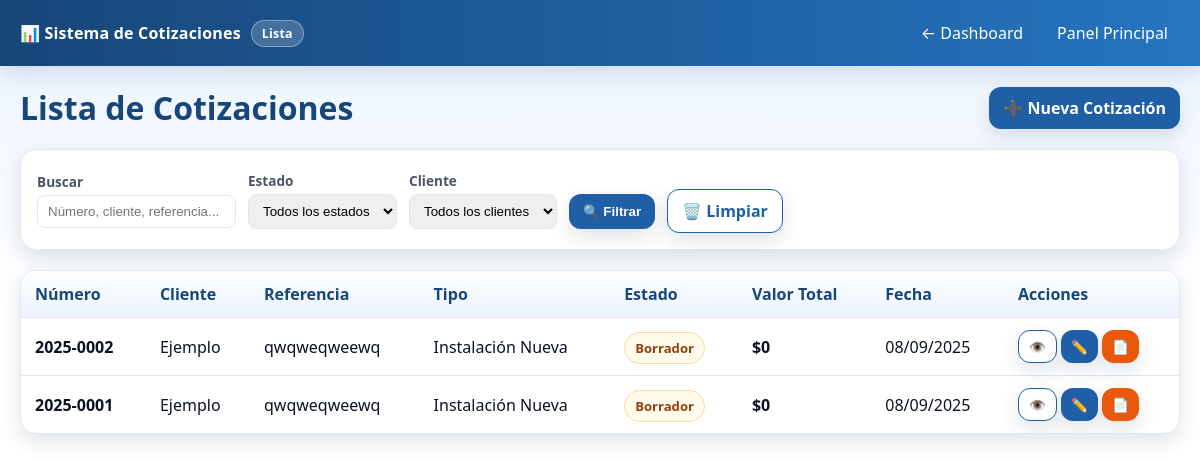
Screenshot of /cotizaciones/lista/ (signed in) with the database file from the repository.
### cotizaciones/models.py (models this page shows, shortened)
class Cotizacion(models.Model):
    ESTADO_CHOICES = [
        ('borrador', 'Borrador'),
        ('enviada', 'Enviada'),
        ('aprobada', 'Aprobada'),
        ('rechazada', 'Rechazada'),
        ('vencida', 'Vencida'),
    ]
    numero = models.CharField(max_length=20, unique=True)
    cliente = models.ForeignKey(Cliente, on_delete=models.CASCADE)
    referencia = models.TextField()
    lugar = models.CharField(max_length=200)
    tipo_trabajo = models.ForeignKey(TipoTrabajo, on_delete=models.CASCADE)
    fecha_creacion = models.DateTimeField(auto_now_add=True)
    fecha_vencimiento = models.DateField(blank=True, null=True)
    estado = models.CharField(max_length=20, choices=ESTADO_CHOICES, default='borrador')
    subtotal_servicios = models.DecimalField(max_digits=12, decimal_places=2, default=0)
    subtotal_materiales = models.DecimalField(max_digits=12, decimal_places=2, default=0)
    subtotal_mano_obra = models.DecimalField(max_digits=12, decimal_places=2, default=0)
    gastos_traslado = models.DecimalField(max_digits=12, decimal_places=2, default=0)
    valor_neto = models.DecimalField(max_digits=12, decimal_places=2, default=0)
    valor_iva = models.DecimalField(max_digits=12, decimal_places=2, default=0)
    valor_total = models.DecimalField(max_digits=12, decimal_places=2, default=0)
    observaciones = models.TextField(blank=True, null=True)
    creado_por = models.ForeignKey(User, on_delete=models.CASCADE)
    class Meta:
        ordering = ['-fecha_creacion']

class Cliente(models.Model):
    nombre = models.CharField(max_length=200)
    atencion = models.CharField(max_length=200, blank=True, null=True)
    rut = models.CharField(max_length=20, blank=True, null=True)
    direccion = models.TextField(blank=True, null=True)
    telefono = models.CharField(max_length=20, blank=True, null=True)
    email = models.EmailField(blank=True, null=True)
    fecha_creacion = models.DateTimeField(auto_now_add=True)
    activo = models.BooleanField(default=True)
    class Meta:
        ordering = ['nombre']

class TipoTrabajo(models.Model):
    nombre = models.CharField(max_length=100)
    descripcion = models.TextField(blank=True, null=True)
    activo = models.BooleanField(default=True)
    class Meta:
        ordering = ['nombre']

### cotizaciones/views.py (the view)
# urls.py: path('lista/', views.lista_cotizaciones, name='lista'),
@login_required
def lista_cotizaciones(request):
    cotizaciones = Cotizacion.objects.select_related('cliente', 'tipo_trabajo').order_by('-fecha_creacion')
    busqueda = request.GET.get('busqueda', '')
    estado = request.GET.get('estado', '')
    cliente_id = request.GET.get('cliente', '')
    cliente_nombre = None
    if busqueda:
        cotizaciones = cotizaciones.filter(
            Q(numero__icontains=busqueda) |
            Q(cliente__nombre__icontains=busqueda) |
            Q(referencia__icontains=busqueda)
        )
    if estado:
        cotizaciones = cotizaciones.filter(estado=estado)
    if cliente_id:
        cotizaciones = cotizaciones.filter(cliente_id=cliente_id)
        try:
            cliente_nombre = Cliente.objects.get(id=cliente_id).nombre
        except Cliente.DoesNotExist:
            cliente_nombre = None
    paginator = Paginator(cotizaciones, 20)
    page = request.GET.get('page')
    cotizaciones = paginator.get_page(page)
    clientes = Cliente.objects.filter(activo=True).order_by('nombre')
    estados = Cotizacion.ESTADO_CHOICES
    context = {
        'cotizaciones': cotizaciones,
        'clientes': clientes,
        'estados': estados,
        'busqueda': busqueda,
        'estado_filtro': estado,
        'cliente_filtro': cliente_id,
        'cliente_nombre': cliente_nombre,
    }
    return render(request, 'cotizaciones/lista.html', context)

### cotizaciones/templates/cotizaciones/lista.html (shortened to what this page needs)
{% load static %}
<!DOCTYPE html>
<html lang="es">
<head>
  <link rel="stylesheet" href="{% static 'cotizaciones/css/style.css' %}">
</head>
<body>
  <div class="topbar">
    <div class="logo">
      📊 Sistema de Cotizaciones
      <span class="badge">Lista</span>
    </div>
    <div class="user-menu">
      <a href="{% url 'cotizaciones:dashboard' %}">← Dashboard</a>
      <a href="{% url 'home:panel_empleados' %}">Panel Principal</a>
    </div>
  </div>
  <div class="container">
    <div class="actions">
      <div class="actions-left">
        <h1 style="margin: 0; color: var(--azul-700);">Lista de Cotizaciones</h1>
      </div>
      <div class="actions-right">
        <a href="{% url 'cotizaciones:crear' %}" class="btn">
          ➕ Nueva Cotización
        </a>
      </div>
    </div>
    <div class="filters">
      <form method="get" style="display: contents;">
        <div class="filter-group">
          <label for="busqueda">Buscar</label>
          <input type="text" id="busqueda" name="busqueda" value="{{ busqueda }}"
                 placeholder="Número, cliente, referencia...">
        </div>
        <div class="filter-group">
          <label for="estado">Estado</label>
          <select id="estado" name="estado">
            <option value="">Todos los estados</option>
          </select>
        </div>
        <div class="filter-group">
          <label for="cliente">Cliente</label>
          <select id="cliente" name="cliente">
            <option value="">Todos los clientes</option>
          </select>
        </div>
        <div class="filter-group">
          <label>&nbsp;</label>
          <button type="submit" class="btn">🔍 Filtrar</button>
        </div>
        <div class="filter-group">
          <label>&nbsp;</label>
          <a href="{% url 'cotizaciones:lista' %}" class="btn secondary">🗑️ Limpiar</a>
        </div>
      </form>
    </div>
    <div class="table-wrap">
      <table>
        <thead>
          <tr>
            <th>Número</th>
            <th>Cliente</th>
            <th>Referencia</th>
            <th>Tipo</th>
            <th>Estado</th>
            <th>Valor Total</th>
            <th>Fecha</th>
            <th>Acciones</th>
          </tr>
        </thead>
        <tbody>
          {% for cotizacion in cotizaciones %}
          <tr>
            <td><strong>{{ cotizacion.numero }}</strong></td>
            <td>{{ cotizacion.cliente.nombre }}</td>
            <td>{{ cotizacion.referencia|truncatewords:5 }}</td>
            <td>{{ cotizacion.tipo_trabajo.nombre }}</td>
            <td>
              <span class="pill {{ cotizacion.estado }}">
                {{ cotizacion.get_estado_display }}
              </span>
            </td>
            <td><strong>${{ cotizacion.valor_total|floatformat:0 }}</strong></td>
            <td>{{ cotizacion.fecha_creacion|date:"d/m/Y" }}</td>
            <td>
              <div style="display: flex; gap: 4px;">
                <a href="{% url 'cotizaciones:detalle' cotizacion.pk %}"
                   class="btn small secondary" title="Ver detalle">
                  👁️
                </a>
                <a href="{% url 'cotizaciones:editar' cotizacion.pk %}"
                   class="btn small" title="Editar">
                  ✏️
                </a>
                <a href="{% url 'cotizaciones:generar_pdf' cotizacion.pk %}"
                   class="btn small warning" title="Ver PDF" target="_blank">
                  📄
                </a>
              </div>
            </td>
          </tr>
          {% endfor %}
        </tbody>
      </table>
    </div>
  </div>
</body>
</html>

### cotizaciones/static/cotizaciones/css/style.css (style rules this page uses)
:root { --azul-900:#0a2342; --azul-700:#174678; --azul-600:#1f5fa5; --azul-500:#2575c0; --azul-100:#eaf3ff; --blanco:#ffffff; --gris-100:#f5f7fb; --gris-300:#e2e8f0; --gris-600:#4b5563; --verde-600:#059669; --rojo-600:#dc2626; --naranja-600:#ea580c; --shadow: 0 8px 20px rgba(10,35,66,.12); --radius:16px; }
* { box-sizing:border-box }
body { margin:0; font-family: system-ui, -apple-system, Segoe UI, Roboto, "Helvetica Neue", Arial, "Noto Sans", "Apple Color Emoji", "Segoe UI Emoji", "Segoe UI Symbol"; color:#0b1220; background: linear-gradient(180deg, var(--azul-100), #fff 40%); min-height:100vh; }
.topbar { position: sticky; top:0; z-index:10; display:flex; align-items:center; gap:12px; padding:14px 20px; background: linear-gradient(90deg, var(--azul-700), var(--azul-500)); color:var(--blanco); box-shadow: var(--shadow); }
.topbar .logo { display:flex; align-items:center; gap:10px; font-weight:700; letter-spacing:.2px; }
.badge { background: rgba(255,255,255,.18); border:1px solid rgba(255,255,255,.35); padding:4px 10px; border-radius:999px; font-size:.78rem; }
.user-menu { display:flex; align-items:center; gap:10px; }
.user-menu a { color:#fff; text-decoration:none; padding:8px 12px; border-radius:8px; }
.container { max-width: 1200px; margin: 0 auto; padding: 20px; }
.actions { display:flex; gap:8px; flex-wrap:wrap; align-items:center; justify-content:space-between; margin-bottom: 20px; }
.actions-left { display:flex; gap:8px; flex-wrap:wrap; align-items:center; }
.actions-right { display:flex; gap:8px; flex-wrap:wrap }
.btn { border:0; padding:10px 14px; border-radius:12px; cursor:pointer; font-weight:600; background: var(--azul-600); color:#fff; box-shadow: var(--shadow); text-decoration:none; display:inline-flex; align-items:center; gap:6px; transition:all .2s; }
.btn.secondary { background:#fff; color: var(--azul-600); border:1px solid var(--azul-600); }
.btn.warning { background:var(--naranja-600) }
.btn.small { padding:6px 10px; font-size:.85rem }
.filters { background:#fff; border:1px solid var(--gris-300); border-radius: var(--radius); padding:16px; box-shadow: var(--shadow); display:flex; gap:12px; flex-wrap:wrap; align-items:center; margin-bottom: 20px; }
.filter-group { display:flex; flex-direction:column; gap:4px; }
.filter-group label { font-size:.85rem; font-weight:600; color:var(--gris-600) }
.filter-group select, .filter-group input { padding:8px 10px; border:1px solid var(--gris-300); border-radius:8px; outline:none; }
.table-wrap { background:#fff; border:1px solid var(--gris-300); border-radius: var(--radius); box-shadow: var(--shadow); overflow:auto; margin-bottom: 16px; }
table { width:100%; border-collapse:collapse; min-width:600px; }
th, td { padding:12px 14px; text-align:left; border-bottom:1px solid var(--gris-300); }
thead th { background: linear-gradient(0deg, var(--azul-100), #fff); color: var(--azul-700); font-weight:700; position:sticky; top:0; z-index:1; }
tbody tr:last-child td { border-bottom: none; }
.pill { padding:6px 10px; border-radius:999px; font-size:.82rem; border:1px solid; font-weight:600; }
.pill.borrador { color:#92400e; border-color:#fed7aa; background:#fffbeb }

### rows the page displays
Cotizacion: numero "2025-0002", cliente.nombre "Ejemplo", referencia "qwqweqweewq", tipo_trabajo.nombre "Instalación Nueva", estado "Borrador", valor_total "0", fecha_creacion "08/09/2025"
Cotizacion: numero "2025-0001", cliente.nombre "Ejemplo", referencia "qwqweqweewq", tipo_trabajo.nombre "Instalación Nueva", estado "Borrador", valor_total "0", fecha_creacion "08/09/2025"
